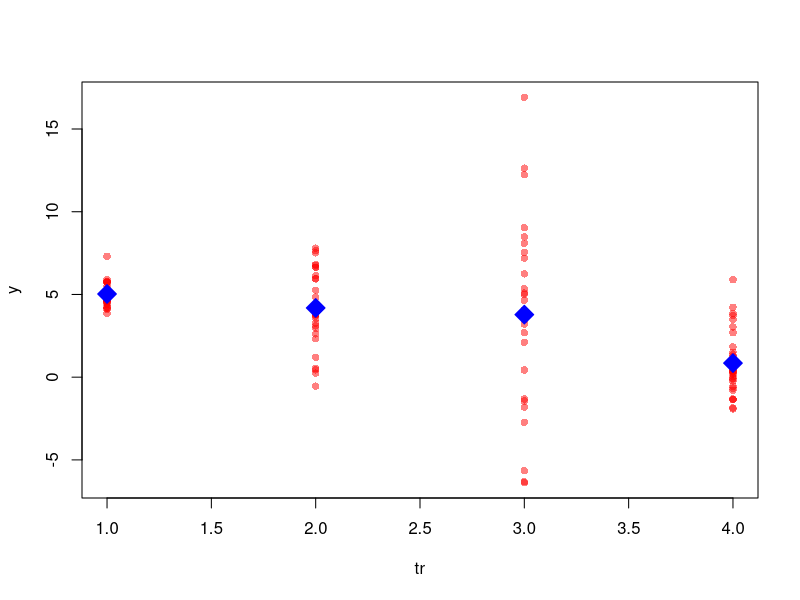
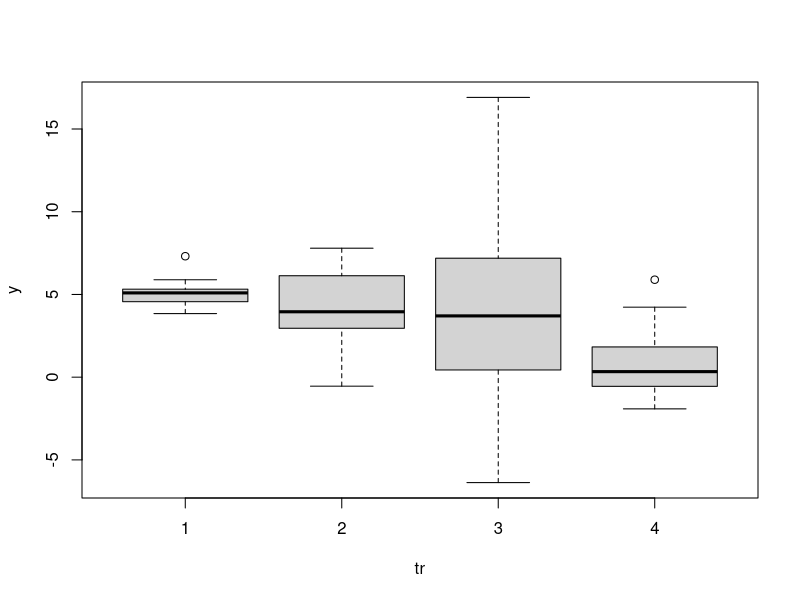
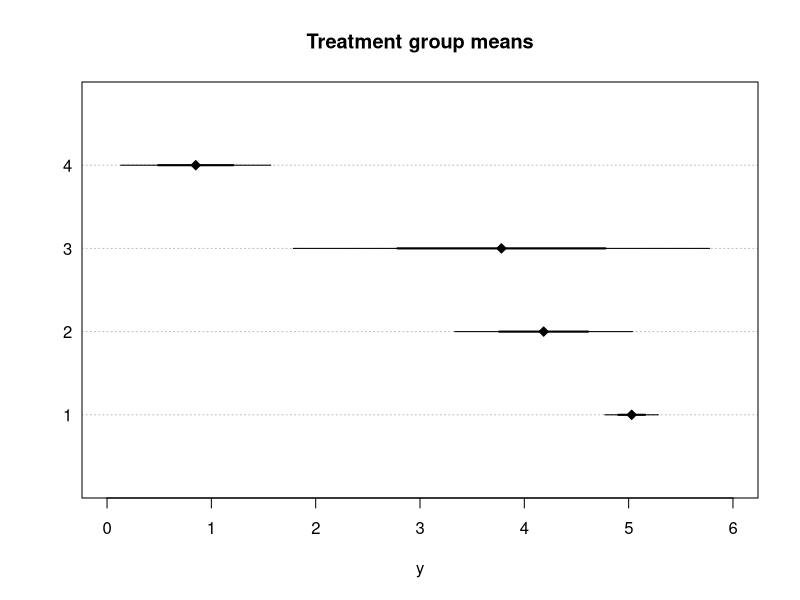

The R source for these figures, in order:
#' # Analysis of Variance #
#'
#' One of the most prominent classical statistical techniques is the Analysis of Variance (ANOVA). ANOVA is an especially important tool in experimental analysis, where it is used as an omnibus test of a null hypothesis that mean outcomes across all groups are equal (or, stated differently, that the outcome variance between groups is no larger than the outcome variance within groups).
#' This tutorial walks through the basics of using ANOVA in R. We'll start with some fake data from an imaginary three-group experiment:
set.seed(100)
tr <- rep(1:4,each=30)
y <- numeric(length=120)
y[tr==1] <- rnorm(30,5,1)
y[tr==2] <- rnorm(30,4,2)
y[tr==3] <- rnorm(30,4,5)
y[tr==4] <- rnorm(30,1,2)
#'
#' ## Omnibus test ##
#' The principle use of ANOVA is to partition the sum of squares from the data and test whether the variance across groups is larger than the variance within groups. The function to do this in R is `aov`. (Note: This should not be confused with the `anova` function, which is a model-comparison tool for regression models.)
#' ANOVA models can be expressed as formulae (like in regression, since the techniques are analogous):
aov(y~tr)
#' The default output of the `aov` function is surprisingly uninformative and we should instead use `summary` to see a more meaningful output:
summary(aov(y~tr))
#' This output is precisely what we would expect. It shows the "within" and "between" sum of squares, the F-statistic, and the p-value associated with that statistic. If significant (which it is in this case), we also see some stars to the right-hand side.
#'
#' I always feel like the F-statistic is a bit of a let down. It's a lot of calculation to be reduced to a single number (the F-statistic), which really doesn't tell you much. Instead, we need to actually summary the data - with a table or figure - in order to actually see what that F-statistic means in practice.
#' 
#' As a non-parametric alternative to the ANOVA, which invokes a normality assumption about the residuals, one can use the Kruskal-Wallis analysis of variance test. This does not assume normality of residuals, but does assume that the treatment group outcome distributions have identical shape (other than a shift in median). To implement the Kruskal-Wallis ANOVA, we simply use `kruskal.test`:
kruskal.test(y~tr)
#' The output of this test is somewhat simpler than that from `aov`, presenting us with the test statistic and associated p-value immediately.
#'
#' For more details on assumptions about distributions, look at the tutorial on variance tests.
#' 
#' ## Post-hoc tests ##
#' Post-hoc comparisons are possible in R. The `TukeyHSD` function is available in the base **stats** package, but the **multicomp** add-on package offers much more. Other options include the **psych** package and the **car** package. In all, it's too much to cover in detail here.
#'
#' One can always fall back on the trusty t-test (implemented with `t.test`) to compare treatment groups pairwise:
t.test(y[tr %in% 1:2] ~ tr[tr %in% 1:2])
t.test(y[tr %in% c(2,4)] ~ tr[tr %in% c(2,4)])
#' But the user should, of course, we aware of problems with multiple comparisons.
#'
#' ## Treatment group summaries ##
#' The easiest way to summarize the information underlying an ANOVA procedure is to look at the treatment group means and variances (or standard deviations). Luckily R makes it very easy to calculate this statistic on each group using the `by` function. If we want the mean of `y` for each level of `tr`, we simply call:
by(y, tr, FUN=mean)
#' The result is an output that shows the treatment level and the associated mean. We can also obtain the same information in a slightly different format using `tapply`:
tapply(y, tr, FUN=mean)
#' This returns an object of class "table", which is perhaps easier to work with. We can do the same for the treatment group standard deviations:
tapply(y, tr, FUN=sd)
#' And we could even mind them together:
out <- cbind(tapply(y, tr, FUN=mean), tapply(y, tr, FUN=sd))
colnames(out) <- c('mean','sd')
out
#' The result is a nice matrix showing the mean and standard deviation for each group. If there was some other statistic we wanted to calculate for each group, we could easily use `by` or `tapply` to obtain it.
#'
#' ## Treatment group plots ##
#' A perhaps more convenient way to see our data is to plot it. We can use `plot` to produce a simply scatterplot. And we can use our `out` matrix to highlight the treatment group means:
plot(y ~ tr, col=rgb(1,0,0,.5), pch=16)
# highlight the means:
points(1:4, out[,1], col='blue', bg='blue', pch=23, cex=2)
#' This nice because it shows the distribution of the data, but we can also use a boxplot summary to precisely see the locations of points on the distribution. Specifically, a boxplot will draw the five-number summary for each treatment group:
tapply(y,tr,fivenum)
boxplot(y~tr)
#' Another approach is to use our `out` object, containing treatment group means and standard deviations to draw a dotchart. We'll first divide our standard deviations by `sqrt(30)` to convert them to standard errors of the mean.
out[,2] <- out[,2]/sqrt(30)
dotchart(out[,1], xlim=c(0,6), xlab='y', main='Treatment group means', pch=23, bg='black')
segments(out[,1]-out[,2],1:4,out[,1]+out[,2],1:4, lwd=2)
segments(out[,1]-2*out[,2],1:4,out[,1]+2*out[,2],1:4, lwd=1)
#' This plot nicely shows the means and both 1- and 2-standard errors of the mean.
#'